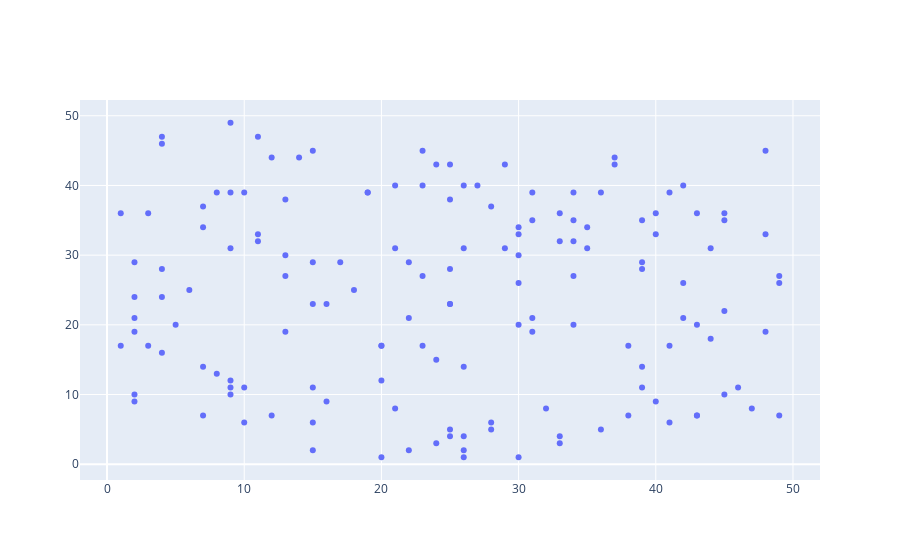

This figure's notebook cell:
### Code cell
#scatter plot
X=np.random.randint(low=1,high=50,size=150)
Y=np.random.randint(low=1,high=50,size=150)
fig=go.Figure(data=go.Scatter(x=X,y=Y,mode='markers'))
fig.show()

### Figure 1 — Plotly figure (JSON) as saved in the notebook; plotly's stock layout.template omitted (floating-point values rounded to 4 significant figures; data arrays with more than 128 entries replaced by an {"elided": "..."} marker saying what was removed)
{"data": [{"mode": "markers", "type": "scatter", "x": {"elided": "150 int values"}, "y": {"elided": "150 int values"}}], "layout": {}}
